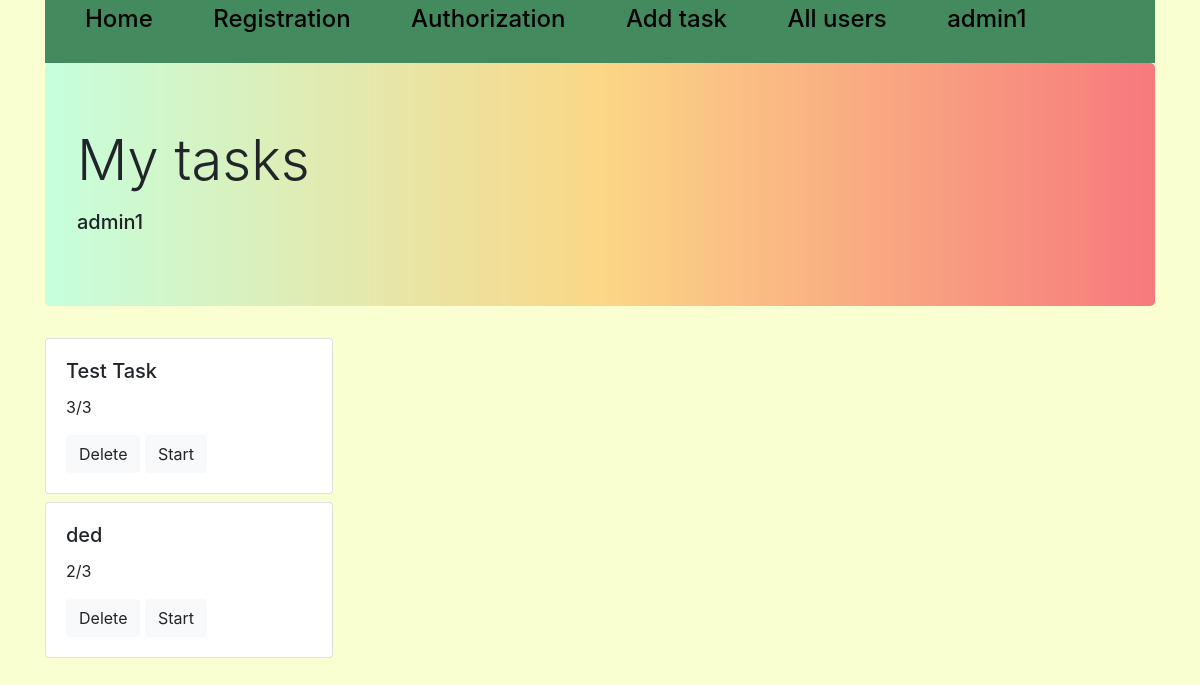
The app's page /all_tasks/1 (signed in), older data.
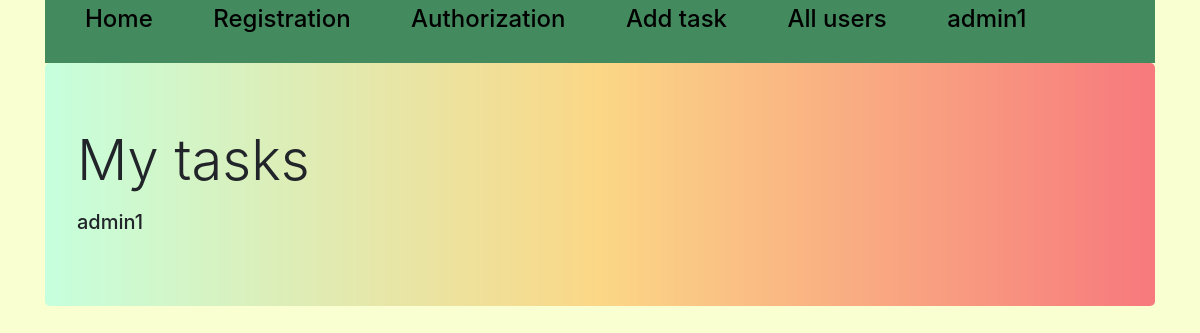
The same page, newer data.
### tables this page shows
CREATE TABLE users 
                            (id INTEGER PRIMARY KEY AUTOINCREMENT, 
                             user_name VARCHAR(50),
                             password_hash VARCHAR(128)
                             );

CREATE TABLE tasks
                                    (id INTEGER PRIMARY KEY AUTOINCREMENT,
                                     title VARCHAR(100),
                                     content VARCHAR(10000),
                                     choices VARCHAR(1000),
                                     correct_choice VARCHAR(100),
                                     user_id INTEGER 
                             );

### mainpage.py (the view)
@app.route('/all_tasks/<int:id>', methods=['GET', 'POST'])
def all_tasks(id):
    if 'username' not in session:
        return redirect('/login')
    if id != 0 and session['user_id'] in [1, 2]:
        all = tasks_model.get_all(id)
        username = users_base.get(id)[1]
    else:
        id = 0
    if id == 0:
        all = tasks_model.get_all(session['user_id'])
        username = ''
    titles = [x[1] for x in all]
    n = range(len(titles))
    ides_tasks = [x[0] for x in all]
    session['task_id'] = ides_tasks
    session['titles'] = titles
    contents = [i.split('\n') for i in [x[2] for x in all]]
    session['contents'] = contents
    choices = [i.split('\n') for i in [x[3] for x in all]]
    choices1 = []
    arr = []
    for i in choices:
        for j in i:
            arr.append(j.split())
        choices1.append(arr)
        arr = []
    session['choices'] = choices1
    correct_choices = [x[4].split('\n') for x in all]
    session['correct'] = correct_choices
    sc = scores.get_all()
    scores_id = [i[-1] for i in sc]
    scores1 = []
    for i in ides_tasks:
        if i in scores_id:
            n_correct = sc[scores_id.index(i)][-2]
            n_all = sc[scores_id.index(i)][-3]
        else:
            n_correct = 0
            n_all = len(session['contents'][ides_tasks.index(i)])
        scores1.append(str(n_correct) + '/' + str(n_all))
    session['scores'] = scores1
    return render_template('tasks.html', flag=True, n=n, name=username)

### DB.py (called while the page is built)
    def get(self, user_id):
        cursor = self.connection.cursor()
        cursor.execute("SELECT * FROM users WHERE id = ?", (str(user_id),))
        row = cursor.fetchone()
        return row

    def get_all(self, user_id=None):
        cursor = self.connection.cursor()
        if user_id:
            cursor.execute("SELECT * FROM tasks WHERE user_id = ?", (str(user_id),))
        else:
            cursor.execute("SELECT * FROM tasks")
        rows = cursor.fetchall()
        return rows

    def get_all(self, task_id=None):
        cursor = self.connection.cursor()
        if task_id:
            cursor.execute("SELECT * FROM scores WHERE task_id = ?", (str(task_id),))
        else:
            cursor.execute("SELECT * FROM scores")
        rows = cursor.fetchall()
        return rows

### templates/tasks.html (shortened to what this page needs)
{% extends "base.html" %}
{% block content %}
<div class="container">
    <div class="jumbotron" style="background-image: url(/static/gradientyellow.jpg); background-size: 100%;">
        <h1 class="display-4">My tasks</h1>
        <p class="lead">
        <h5>{{name}}</h5>
    </div>
    {% if flag %}
    {% for i in n%}
    <div class="card" name={{i}} value={{i}} style="width: 18rem;">
        <div class="card-body">
            <h5 class="card-title">{{session['titles'][i]}}</h5>
            <p class="card-text">{{session['scores'][i]}}</p>
            {% if session['user_id'] == 1 or session['user_id'] == 2 %}
            <a href="/delete/{{session['task_id'][i]}}" class="btn btn-light">Delete</a>
            {% endif %}
            <a href="/task/{{i}}" class="btn btn-light">Start</a>
        </div>
    </div>
    {% endfor %}
    {% endif %}
</div>
{% endblock %}

### templates/base.html (shortened to what this page needs)
<!DOCTYPE html>
<html lang="en">
<head>
    <link rel="stylesheet" href="https://stackpath.bootstrapcdn.com/bootstrap/4.3.1/css/bootstrap.min.css"
>
</head>
<body>
<div class="top_line">
    <div class="container">
        <div class="col-md-12">
            <div class="row">
                <div class="top_nav" style="background-color: #438a5e;">
                    <ul>
                        {% if "username" in session %}
                        <li><a class="navbar-brand" href="/homepage"><h4>Home</h4></a></li>
                        <li><a class="navbar-brand" href="/registration"><h4>Registration</h4></a></li>
                        <li><a class="navbar-brand" href="/login"><h4>Authorization</h4></a></li>
                        {% if session['user_id'] == 1 or session['user_id'] == 2 %}
                        <li><a class="navbar-brand" href="/add_task"><h4>Add task</h4></a></li>
                        <li><a class="navbar-brand" href="/all_users"><h4>All users</h4></a></li>
                        {% endif %}
                        <li><a class="navbar-brand" href="/logout"><h4>{{session['username']}}</h4></a></li>
                        {% endif %}
                    </ul>
                </div>
            </div>
        </div>
    </div>
</div>
{% block content %}{% endblock %}
</body>
</html>

### templates/base.html (style rules this page uses)
body { background-color: #f9ffd1; }
.top_nav { width: 100%; }
.top_nav ul li { list-style-type: none; display: inline-block; vertical-align: center; padding-right: 40px; }
.top_nav a { color: black; }

Row changes from the older to the newer data that the page shows:
removed tasks: title "Test Task"
removed tasks: title "ded"
Text that changed along with them:
list line gone: "3/3 Delete Start"
list line gone: "2/3 Delete Start"
